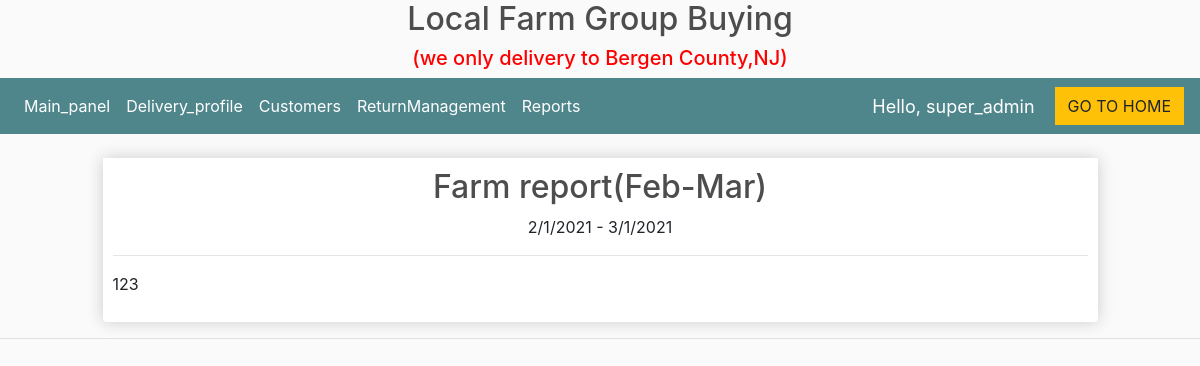
Page /farm_report/1/ (signed in) on the committed database.
### store/models.py (models this page shows)
class FarmReport(models.Model):
	name = models.CharField(max_length=100, null=True)
	period = models.CharField(max_length=100, null=True)
	content = models.TextField(null=True)

### store/decorators.py (the view)
   def wrapper_function(request, *args, **kwargs):
      group = None
      if request.user.groups.exists():
         group = request.user.groups.all()[0].name
      if group == 'customer':
         return redirect('customer')
      if group == 'admin':
         return view_func(request, *args, **kwargs)

### store/views.py (called while the page is built)
@login_required(login_url='login')
@admin_only
def farmReport(request, pk):
	farmreport = FarmReport.objects.get(id=pk)
	context = {'farmreport': farmreport}
	return render(request, 'store/farm_report.html', context)

### store/templates/store/farm_report.html
{%  extends 'store/maindashboard.html' %}
{% load static %}
{% block content%}
<br>
<div class="row">
		<div class="col-lg-1">
        </div>
    <div class="col-lg-10">
         <div class="box-element product">
        <h2 style="text-align:center">{{farmreport.name}}</h2>
        <p style="text-align:center">{{farmreport.period}}</p>
        <hr>
        <p>{{farmreport.content}}</p>
         </div>
    </div>
    <div class="col-lg-1">
        </div>
</div>
{% endblock %}

### store/templates/store/navbardashboard.html (shortened to what this page needs)
{% load static %}
<nav class="navbar navbar-expand-lg navbar-dark bg-dark">
    <div class="collapse navbar-collapse" id="navbarSupportedContent">
	    <ul class="navbar-nav mr-auto">
	      <li class="nav-item active">
	        <a class="nav-link" href="{% url 'dashboard' %}">Main_panel </a>
	      </li>
			<li class="nav-item active">
	        <a class="nav-link" href="{% url 'delivery' %}">Delivery_profile</a>
			</li>
			<li class="nav-item active">
	        <a class="nav-link" href="{% url 'customer_info' %}">Customers</a>
			</li>
			<li class="nav-item active">
	        <a class="nav-link" href="{% url 'ReturnManagement' %}">ReturnManagement</a>
			</li>
		 {% if request.user.is_superuser%}
	      <li class="nav-item active">
	        <a class="nav-link" href="{% url 'reports' %}">Reports</a>
	      </li>
			{% endif %}
	    </ul>
	     	<span class="hello-msg">Hello, {{request.user}}</span>
	    <div class="form-inline my-2 my-lg-0">
	     	<a href="{% url 'homein' %}"class="btn btn-warning">GO TO HOME</a>
	    </div>
       </div>
	 </nav>

### static/css/main.css (style rules this page uses)
body { background-color: hsl(0, 0%, 98%); }
h1,h2,h3,h4,h5,h6 { color:hsl(0, 0%, 30%); }
.box-element { box-shadow:hsl(0, 0%, 80%) 0 0 16px; background-color: #fff; border-radius: 4px; padding: 10px; }
.product { border-radius: 0 0 4px 4px; }
.bg-dark { background-color: #4f868c!important; }
.btn { border-radius: 0; }

### store/templates/store/navbardashboard.html (style rules this page uses)
.hello-msg { font-size: 18px; color: #fff; margin-right: 20px; }

### rows in the picture
FarmReport: name "Farm report(Feb-Mar)", period "2/1/2021 - 3/1/2021", content "123"

### other values in the picture
{{ request.user }} "super_admin"
